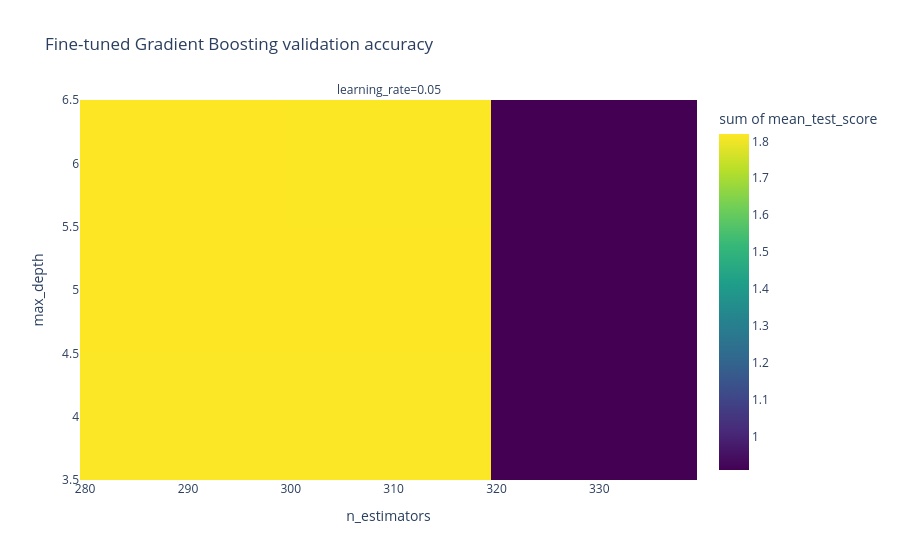

Notebook cell for this chart:
### Code cell
import plotly.express as px
new_gbt_results = pd.DataFrame(new_gbtCV.cv_results_)
new_gbt_results['learning_rate'] = new_gbt_results['param_learning_rate'].astype(float)
new_gbt_results['n_estimators'] = new_gbt_results['param_n_estimators'].astype(int)
new_gbt_results['max_depth'] = new_gbt_results['param_max_depth'].astype(int)

fig = px.density_heatmap(
    new_gbt_results,
    x='n_estimators',
    y='max_depth',
    z='mean_test_score',
    facet_col='learning_rate',
    color_continuous_scale='Viridis',
    title='Fine-tuned Gradient Boosting validation accuracy'
)
fig.update_layout(xaxis_title='n_estimators', yaxis_title='max_depth')
fig.show()

### Figure 1 — Plotly figure (JSON) as saved in the notebook; plotly's stock layout.template omitted (floating-point values rounded to 4 significant figures)
{"data": [{"coloraxis": "coloraxis", "histfunc": "sum", "hovertemplate": "learning_rate=0.05<br>n_estimators=%{x}<br>max_depth=%{y}<br>sum of mean_test_score=%{z}<extra></extra>", "name": "", "type": "histogram2d", "x": [280, 290, 300, 310, 320, 280, 290, 300, 310, 320, 280, 290, 300, 310, 320], "xaxis": "x", "xbingroup": "x", "y": [4, 4, 4, 4, 4, 5, 5, 5, 5, 5, 6, 6, 6, 6, 6], "yaxis": "y", "ybingroup": "y", "z": [0.9088, 0.9088, 0.9089, 0.9089, 0.9089, 0.9099, 0.91, 0.91, 0.9101, 0.9101, 0.9097, 0.9098, 0.9096, 0.9096, 0.9097]}], "layout": {"annotations": [{"font": {}, "showarrow": false, "text": "learning_rate=0.05", "x": 0.5, "xanchor": "center", "xref": "paper", "y": 1, "yanchor": "bottom", "yref": "paper"}], "coloraxis": {"colorbar": {"title": {"text": "sum of mean_test_score"}}, "colorscale": [[0, "#440154"], [0.1111, "#482878"], [0.2222, "#3e4989"], [0.3333, "#31688e"], [0.4444, "#26828e"], [0.5556, "#1f9e89"], [0.6667, "#35b779"], [0.7778, "#6ece58"], [0.8889, "#b5de2b"], [1, "#fde725"]]}, "legend": {"tracegroupgap": 0}, "title": {"text": "Fine-tuned Gradient Boosting validation accuracy"}, "xaxis": {"anchor": "y", "domain": [0, 1], "title": {"text": "n_estimators"}}, "yaxis": {"anchor": "x", "domain": [0, 1], "title": {"text": "max_depth"}}}}
